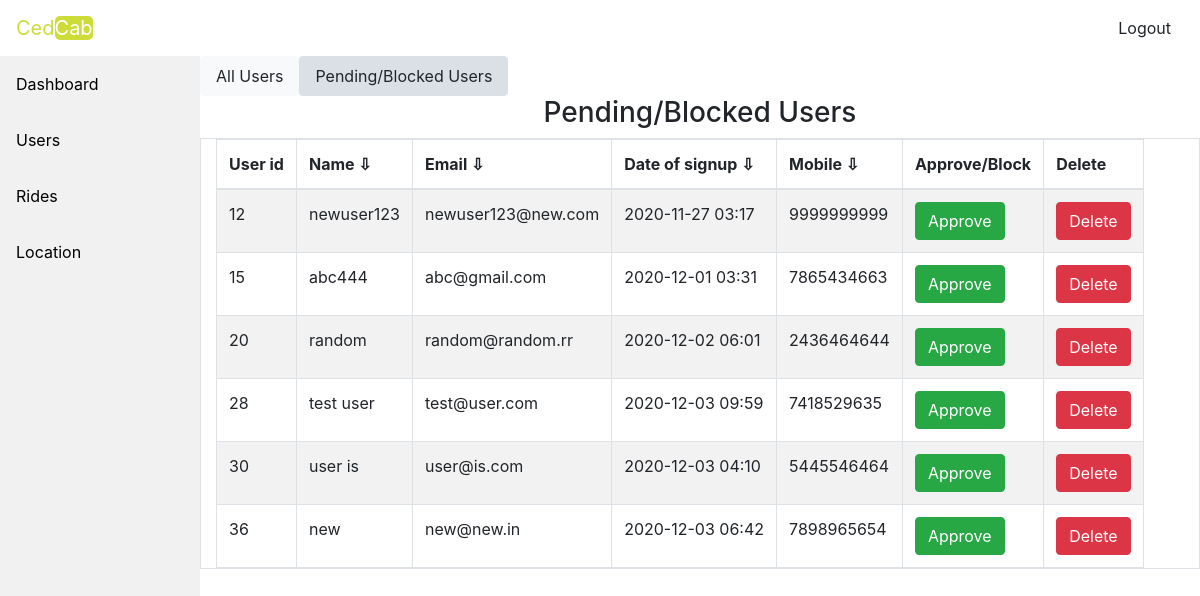
The page /aprove.php (signed in) on the database its author committed.
### tables this page shows
CREATE TABLE `user` (
  `user_id` int(11) NOT NULL,
  `user_name` varchar(50) NOT NULL,
  `name` varchar(255) NOT NULL,
  `dateofsignup` varchar(20) NOT NULL,
  `mobile` varchar(15) NOT NULL,
  `isblock` tinyint(1) NOT NULL,
  `password` varchar(50) NOT NULL,
  `is_admin` tinyint(1) NOT NULL
);

### dbcon.php (called while the page is built, shortened)
<?
    class dbcon
    {
    function __construct(){
    $this->conn = new mysqli("localhost", "root", "password", "cedcab");
    }
    }
    ?>

### adminwrk.php (called while the page is built, shortened)
<?php
class adminwrk
{
    function aprove($conn)
    {
        $sql = "SELECT * FROM user WHERE is_admin=0 AND isblock=0";
        $result = $conn->query($sql);
        $appr=array();
        while($row = $result->fetch_assoc()){
            array_push($appr, $row);
        }
        return $appr;
    }
}
?>

### aprove.php (the view, shortened to what this page needs)
<?php
include('adhead.php');
if($_SESSION['userdata']['is_admin']==1){
 include('adsidebar.php'); ?>
<nav class="nav nav-pills nav-justified col-sm-10">
  <a class="nav-link btn-light " href="allusers.php">All Users</a>
  <a class="nav-link btn-light active" href="aprove.php">Pending/Blocked Users</a>
</nav>
<div>
  <h3 class="text-center">Pending/Blocked Users</h3>
    <table id="tbl" class="container-fluid col-lg-10 mr-lg-2 table table-responsive table-hover table-bordered table-striped">
        <thead>
            <th>User id</th>
            <th onclick='sortTable(1,tbl)'>Name ⇩</th>
            <th onclick='sortTable(2,tbl)'>Email ⇩</th>
            <th onclick='sortTable(3,tbl)'>Date of signup ⇩</th>
            <th onclick='sortTable(4,tbl)'>Mobile ⇩</th>
            <th>Approve/Block</th>
            <th>Delete</th>
        </thead>
        <tbody>
        <?php
            $adm = new adminwrk();
            $admc = new dbcon();
            $show = $adm->aprove($admc->conn);
            foreach($show as $key=>$val)
            {
                echo "<tr><td>".$val['user_id']."</td><td>".$val['name']."</td><td>".$val['user_name']."</td><td>".$val['dateofsignup']."</td><td>".$val['mobile']."</td><td><a class='btn btn-success' href='aprove.php?action=yes&id=".$val['user_id']."'>Approve</a></td><td><a class='btn btn-danger' href='aprove.php?action=no&id=".$val['user_id']."'>Delete</a></td></tr>";
            }
             ?>
        </tbody>
    </table>
  </div>
  <?php
}
else{
    echo '<h1 class="text-center text-weight-bold text-dark">You Are not Authorised</h1>';
  }
  include('adfoot.php'); ?>

### style.css (style rules this page uses)
th { cursor: pointer; }

### rows shown on the page
user: user_id "12", name "newuser123", user_name "newuser123@new.com", dateofsignup "2020-11-27 03:17", mobile "9999999999"
user: user_id "15", name "abc444", user_name "abc@gmail.com", dateofsignup "2020-12-01 03:31", mobile "7865434663"
user: user_id "20", name "random", user_name "random@random.rr", dateofsignup "2020-12-02 06:01", mobile "2436464644"
user: user_id "28", name "test user", user_name "test@user.com", dateofsignup "2020-12-03 09:59", mobile "7418529635"
user: user_id "30", name "user is", user_name "user@is.com", dateofsignup "2020-12-03 04:10", mobile "5445546464"
user: user_id "36", name "new", user_name "new@new.in", dateofsignup "2020-12-03 06:42", mobile "7898965654"
